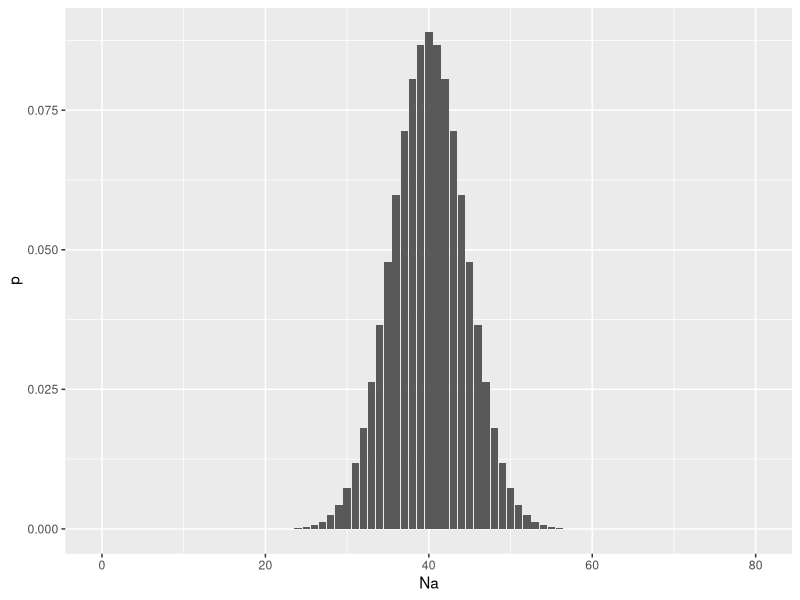

Reproduce this figure in R.
## ---- chunk 1
binomial_prob <- function( N, Na, p ) { 
  num <- factorial( 2*N )
  denom <- factorial( Na) * factorial(2*N - Na)
  prob <- p^Na * (1-p)^(2*N-Na)  
  res <- num/denom *prob
  return( res )
}
## ---- chunk 2
N <- 20
Na <- 20
p  <- 0.5 

binomial_prob(N,Na,p)

## ---- chunk 3
N <- 20 
data.frame( Na = 0:(2*N),
            p = NA ) -> df 
df

## ---- chunk 4
p <- 0.5
N <- 40 
Na <- 0 


df$p[1] <- binomial_prob(N,0,p)
df$p[2] <- binomial_prob(N,1,p)

head( df )


binomial_prob(10,4,0.5)

## ---- chunk 5
library( tidyverse )


data.frame( N = 40,
            Na = 0:(2*N),
            p = NA ) |>  
  rowwise() |>
  mutate( p = binomial_prob(40, Na, 0.5) ) -> df



## ---- chunk 6
df |> 
  ggplot( aes(Na,p) ) + 
  geom_col()

